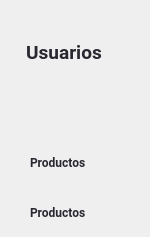
               <widget class="QWidget" name="user_subpage">
                <widget class="QPushButton" name="products_btn_4">
                 <property name="geometry">
                  <rect>
                   <x>30</x>
                   <y>197</y>
                   <width>111</width>
                   <height>31</height>
                  </rect>
                 </property>
                 <property name="font">
                  <font>
                   <family>Roboto</family>
                   <pointsize>9</pointsize>
                   <weight>75</weight>
                   <bold>true</bold>
                  </font>
                 </property>
                 <property name="cursor">
                  <cursorShape>PointingHandCursor</cursorShape>
                 </property>
                 <property name="styleSheet">
                  <string notr="true">QPushButton{
border:none;
font-family: Roboto;
text-align:left;
color: #282830 ;
border-radius:5px;


}

QPushButton:hover{
	background-color: rgba(105, 105, 226, 50);
}</string>
                 </property>
                 <property name="text">
                  <string>Productos</string>
                 </property>
                 <property name="iconSize">
                  <size>
                   <width>30</width>
                   <height>35</height>
                  </size>
                 </property>
                </widget>
                <widget class="QPushButton" name="products_btn_5">
                 <property name="geometry">
                  <rect>
                   <x>30</x>
                   <y>147</y>
                   <width>111</width>
                   <height>31</height>
                  </rect>
                 </property>
                 <property name="font">
                  <font>
                   <family>Roboto</family>
                   <pointsize>9</pointsize>
                   <weight>75</weight>
                   <bold>true</bold>
                  </font>
                 </property>
                 <property name="cursor">
                  <cursorShape>PointingHandCursor</cursorShape>
                 </property>
                 <property name="styleSheet">
                  <string notr="true">QPushButton{
border:none;
font-family: Roboto;
border-radius:5px;
text-align: left;
color: #282830 ;


}

QPushButton:hover{
	background-color: rgba(105, 105, 226, 50);
}</string>
                 </property>
                 <property name="text">
                  <string>Productos</string>
                 </property>
                 <property name="iconSize">
                  <size>
                   <width>30</width>
                   <height>30</height>
                  </size>
                 </property>
                </widget>
                <widget class="QLabel" name="label_10">
                 <property name="geometry">
                  <rect>
                   <x>0</x>
                   <y>32</y>
                   <width>128</width>
                   <height>40</height>
                  </rect>
                 </property>
                 <property name="minimumSize">
                  <size>
                   <width>128</width>
                   <height>0</height>
                  </size>
                 </property>
                 <property name="maximumSize">
                  <size>
                   <width>120</width>
                   <height>40</height>
                  </size>
                 </property>
                 <property name="font">
                  <font>
                   <family>Roboto</family>
                   <pointsize>14</pointsize>
                   <weight>75</weight>
                   <bold>true</bold>
                  </font>
                 </property>
                 <property name="styleSheet">
                  <string notr="true">color: #282830 ;
</string>
                 </property>
                 <property name="text">
                  <string>Usuarios</string>
                 </property>
                 <property name="alignment">
                  <set>Qt::AlignCenter</set>
                 </property>
                </widget>
               </widget>
